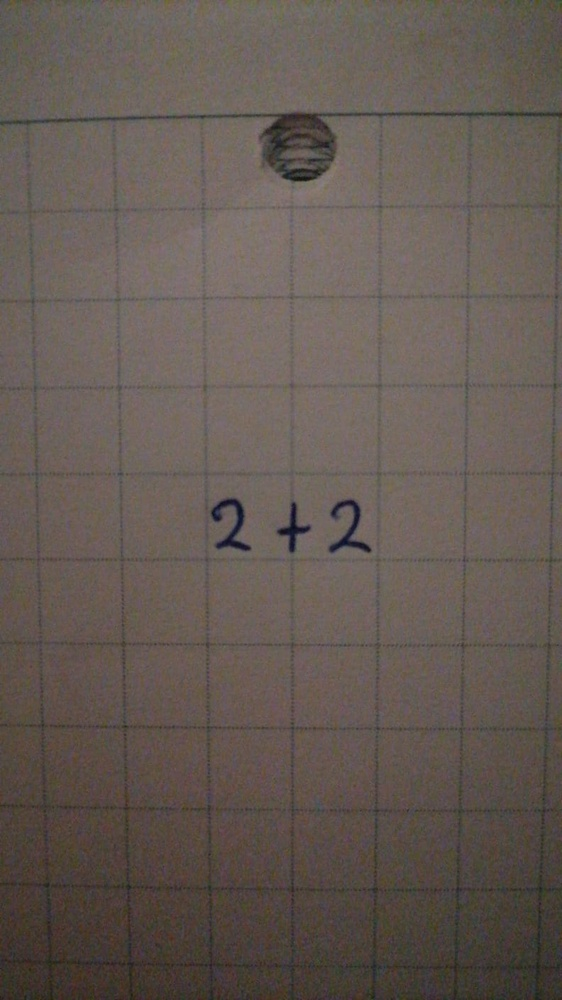
#> input picture MathScannvPY/test_images/ejemplo_ecuacion.jpg, 562 x 1000 px, shrunk from 792 x 1408 before the run
$ python -i preprocessing.py   (imports and definitions only)
#> lines starting #> are read from the running program, lines starting #| are printed output that depends on the picture; after the words box and inside, x2 and y2 are one past the last pixel; in counts of white or black regions, pixels touching at a corner belong together
#> further down, picture is the input picture: shape (1000, 562, 3); mean B, G, R 83, 89.8, 100.4
from __future__ import annotations
from typing import Iterable, Tuple
import cv2
import numpy as np

def _estimate_deskew_angle(binary_mask: np.ndarray) -> float:
    coords = np.column_stack(np.where(binary_mask > 0))
    if coords.size == 0:
        return 0.0
    angle = cv2.minAreaRect(coords)[-1]
    if angle < -45:
        angle = -(90 + angle)
    else:
        angle = -angle
    return float(angle)

def _rotation_matrix(w: int, h: int, angle: float) -> np.ndarray:
    center = (w // 2, h // 2)
    return cv2.getRotationMatrix2D(center, angle, 1.0)  # 2x3

def clean_and_binarize(
    image: np.ndarray,
    block_sizes: Iterable[int] = (35,),
    c_values: Iterable[int] = (11,),
    return_transform: bool = False,
) -> Tuple[np.ndarray, np.ndarray] | np.ndarray:
    """
    Limpia y binariza una imagen. Rota SOLO la binaria para deskew.
    Si return_transform=True, devuelve (binaria_rotada, matriz_afín_2x3).
    """
#> called with block_sizes = (35,), c_values = (11,), return_transform = False
    # Gris + limpieza
    gray = cv2.cvtColor(image, cv2.COLOR_BGR2GRAY)
    gray = cv2.bilateralFilter(gray, 9, 75, 75)
    gray = cv2.equalizeHist(gray)
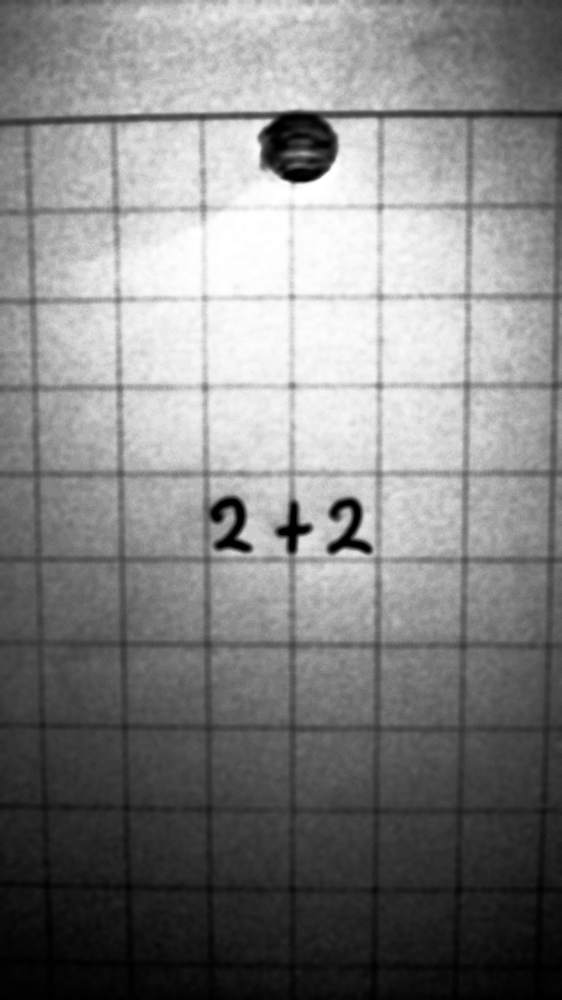
#> gray: shape (1000, 562); min 0, max 255, mean 130.1

    # Mejor par (blockSize, C) por contraste
    best_bw, best_std = None, -1.0
    for block in block_sizes:
        block = block | 1  # impar
        for c in c_values:
            cand = cv2.adaptiveThreshold(
                gray, 255, cv2.ADAPTIVE_THRESH_GAUSSIAN_C,
                cv2.THRESH_BINARY_INV, block, c
            )
            std = cv2.meanStdDev(cand)[1][0][0]
            if std > best_std:
                best_std, best_bw = std, cand
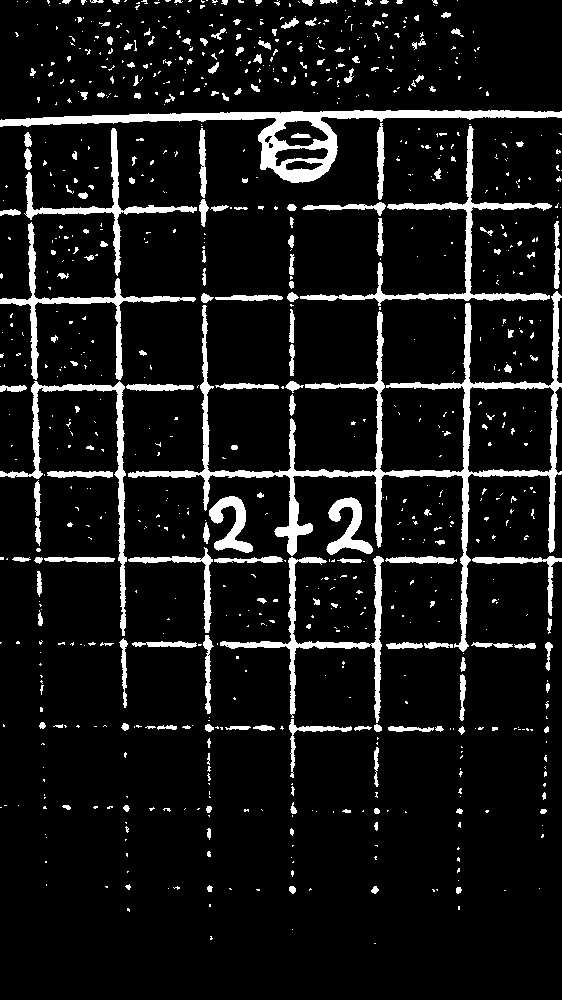
#> best_bw: shape (1000, 562); 9.1% white; 880 white regions (681 under 20 px), largest, box (x1, y1, x2, y2) and area: (128, 291, 562, 652) 10486, (0, 110, 562, 183) 6591, (300, 126, 552, 306) 3320
#> after the loop, best_std = 73.46
    bw = best_bw

    # Morfología suave
    k = np.ones((2, 2), np.uint8)
    bw = cv2.erode(bw, k, iterations=1)
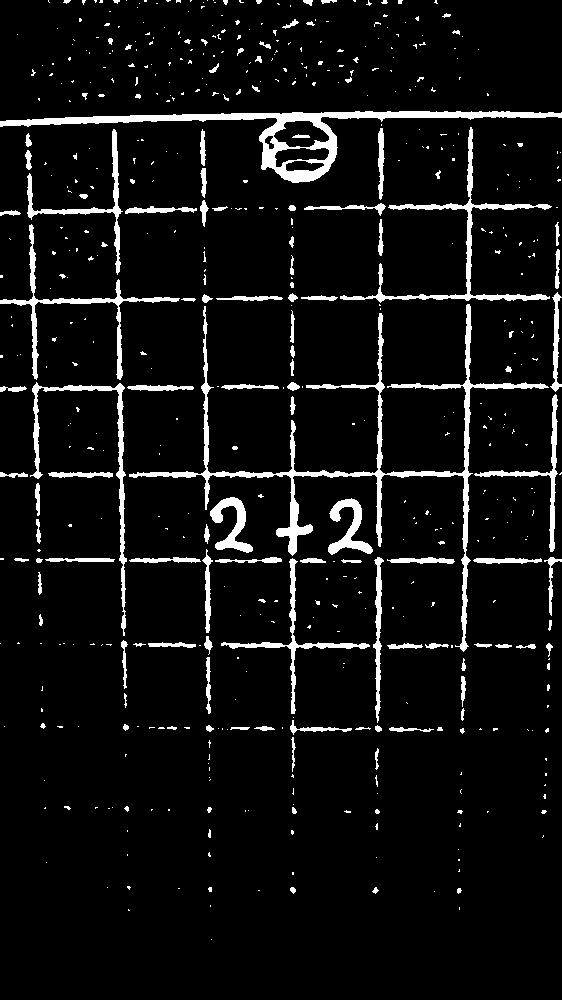
#> bw: shape (1000, 562); 6.5% white; 559 white regions (436 under 20 px), largest, box (x1, y1, x2, y2) and area: (129, 304, 549, 652) 6653, (0, 111, 562, 183) 5609, (340, 127, 552, 303) 2427
    bw = cv2.dilate(bw, k, iterations=1)
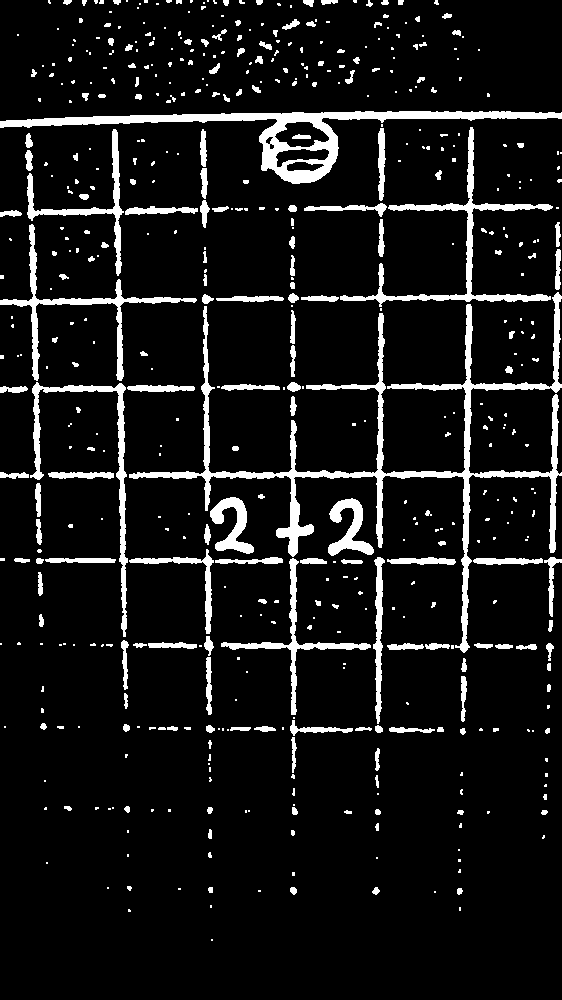
#> bw: shape (1000, 562); 8.8% white; 537 white regions (344 under 20 px), largest, box (x1, y1, x2, y2) and area: (129, 292, 562, 653) 10403, (0, 111, 562, 184) 6570, (340, 127, 553, 307) 3126
    bw = cv2.morphologyEx(bw, cv2.MORPH_CLOSE, k, iterations=1)
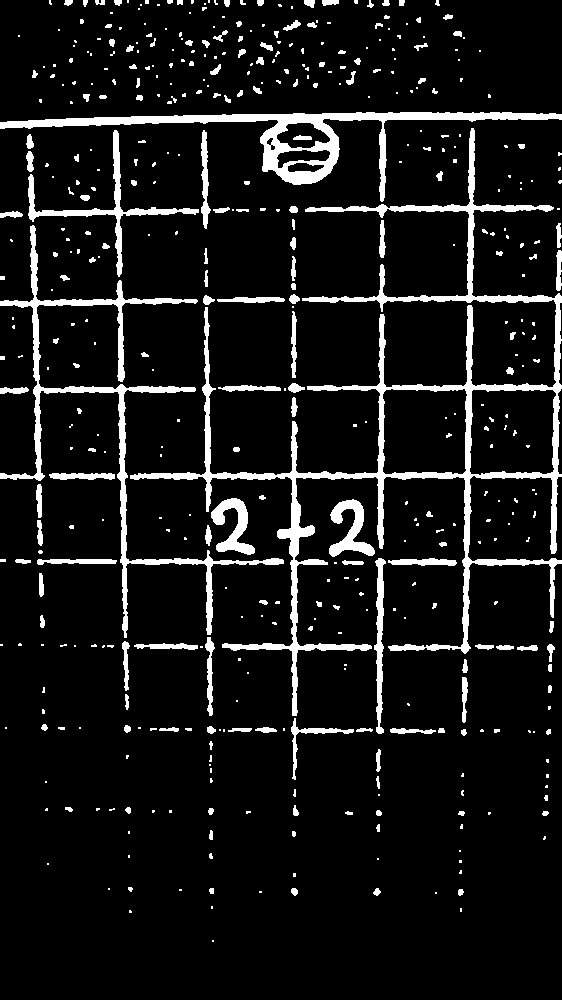
#> bw: shape (1000, 562); 8.9% white; 482 white regions (304 under 20 px), largest, box (x1, y1, x2, y2) and area: (130, 128, 562, 716) 17017, (0, 112, 562, 202) 7015, (0, 225, 284, 638) 6507
    bw = cv2.morphologyEx(bw, cv2.MORPH_OPEN, k, iterations=1)
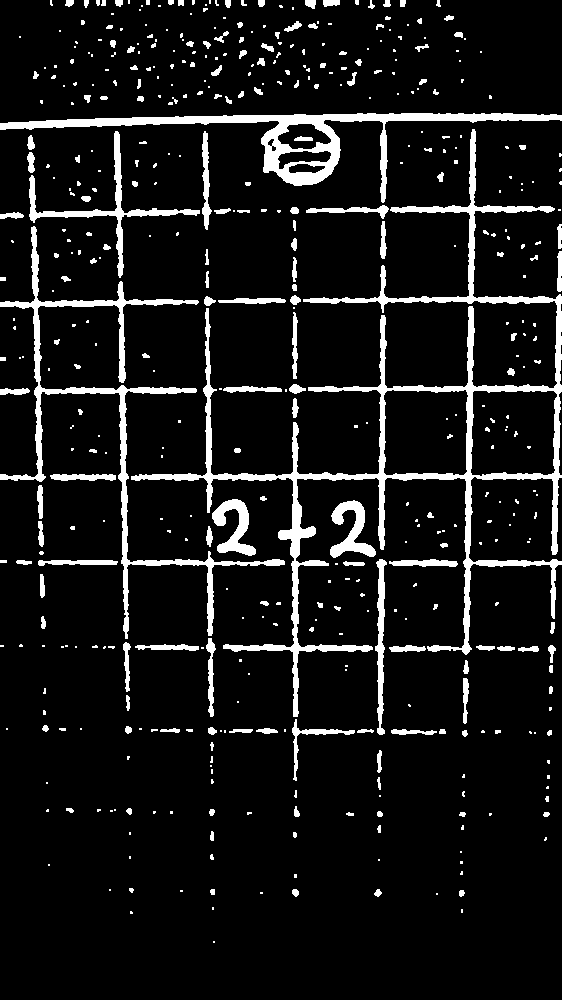
#> bw: shape (1000, 562); 8.9% white; 494 white regions (313 under 20 px), largest, box (x1, y1, x2, y2) and area: (131, 129, 562, 717) 16409, (0, 113, 562, 203) 7016, (0, 226, 285, 639) 6518

    # Estimar ángulo y ROTAR SOLO la binaria
    h, w = bw.shape[:2]
#> h = 1000; w = 562
    angle = _estimate_deskew_angle(bw)
#> in _estimate_deskew_angle, `coords = np.column_stack(np.where(binary_mask > 0))`: coords = 49872 pairs, first value 0 to 942, second value 0 to 561
#> in _estimate_deskew_angle, `angle = cv2.minAreaRect(coords)[-1]`: angle = -90
#> in _estimate_deskew_angle, `angle = -(90 + angle)`: angle = 0
#> angle = 0
    M = _rotation_matrix(w, h, angle)               # 2x3
#> M = [[1, 0, 0], [0, 1, 0]]
    bw_rot = cv2.warpAffine(
        bw, M, (w, h), flags=cv2.INTER_CUBIC, borderMode=cv2.BORDER_REPLICATE
    )

    # Asegurar binarización tras rotación
    _, bw_rot = cv2.threshold(bw_rot, 0, 255, cv2.THRESH_BINARY | cv2.THRESH_OTSU)

    return (bw_rot, M) if return_transform else bw_rot

>>> import cv2
>>> picture = cv2.imread('../test_images/ejemplo_ecuacion.jpg')
>>> result = clean_and_binarize(picture)
